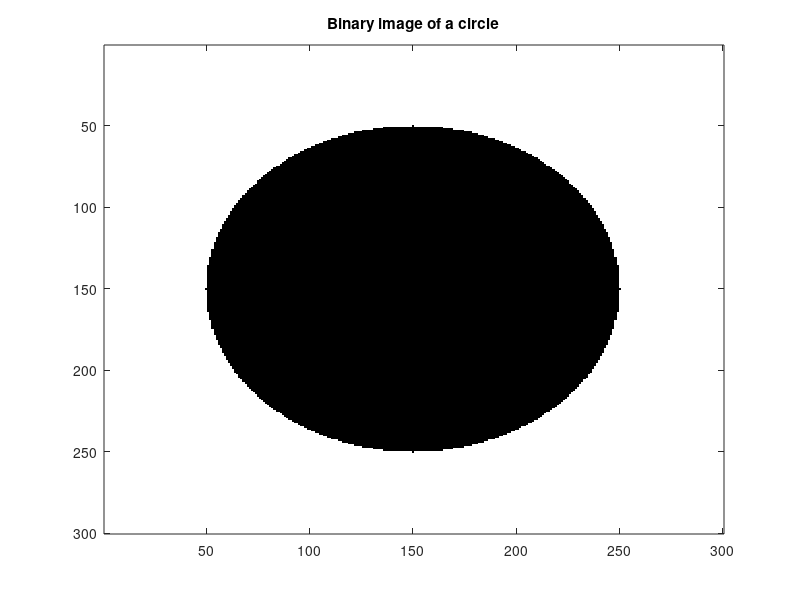

This chart was generated by the following MATLAB code:
% Create a logical image of a circle with specified
% diameter, center, and image size.
% First create the image.
imageSizeX = 300;
imageSizeY = 300;
[columnsInImage rowsInImage] = meshgrid(1:imageSizeX, 1:imageSizeY);
% Next create the circle in the image.
centerX = imageSizeX/2;
centerY = imageSizeY/2;
radius = 100;
circlePixels = (rowsInImage - centerY).^2 ...
    + (columnsInImage - centerX).^2 <= radius.^2;
% circlePixels is a 2D "logical" array.
% Now, display it.
image(circlePixels) ;
colormap([1 1 1; 0 0 0]);
title('Binary image of a circle');